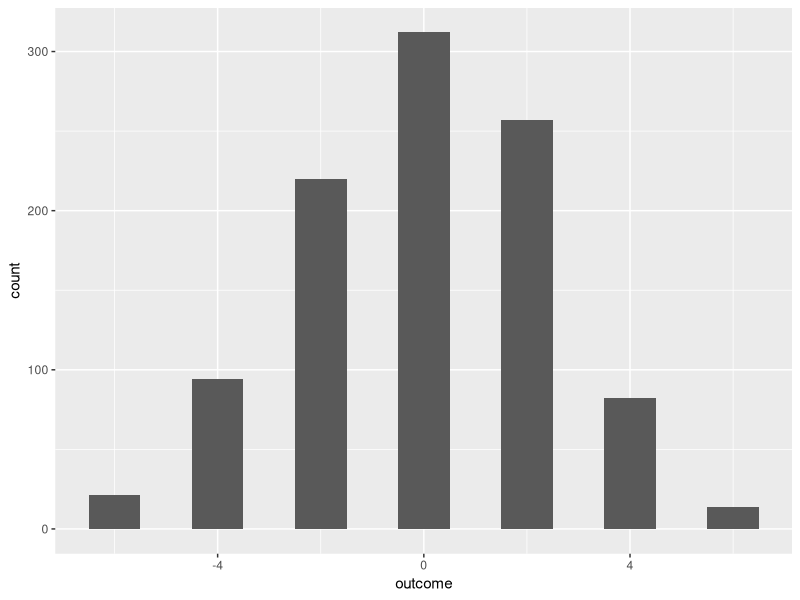
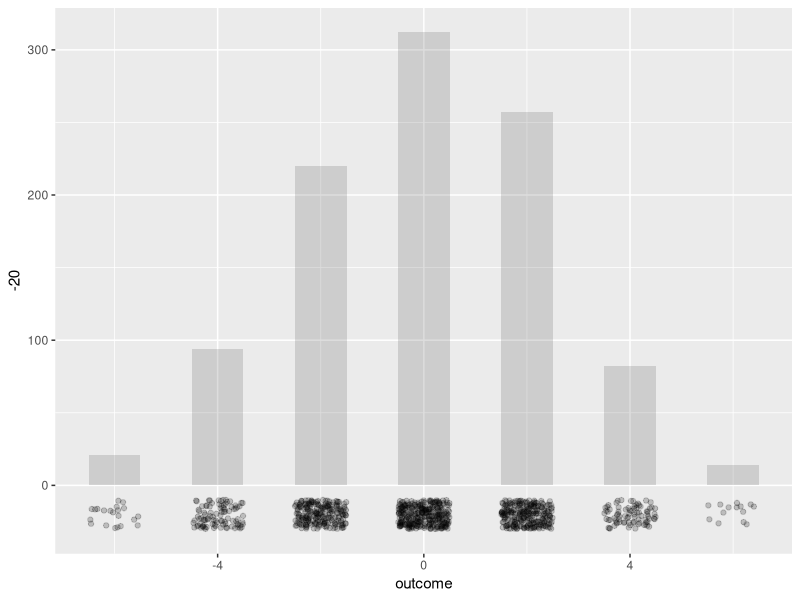
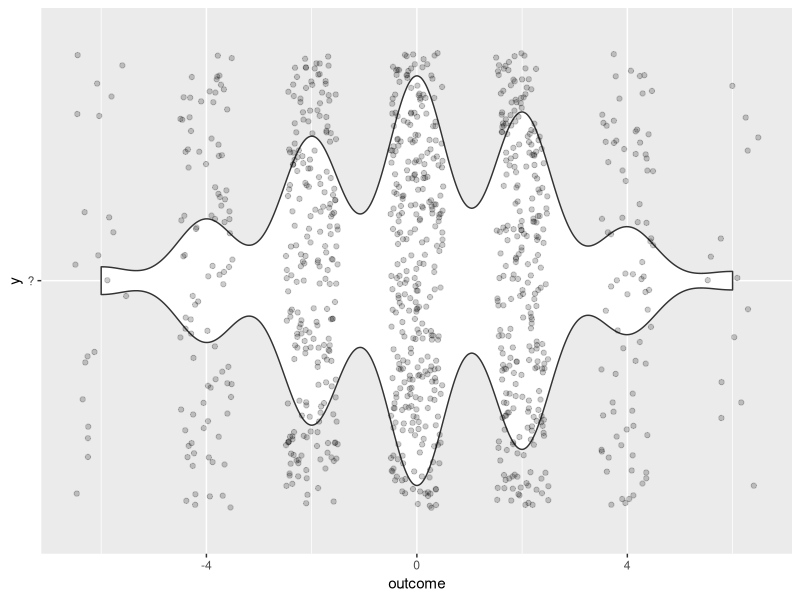

Write the R code that produced these figures, in order.
## ---- chunk 1
#| output: false
library(tidyverse) # loading for the pipe operator mainly
## ---- chunk 2
#| echo: true
# Pick a random variable (note: rounding is only for the presentation)
rnorm(5, mean = 0, sd = 1) %>% round(2) # Normal random variable (r.v)
sample(letters[1:10], size = 3, replace = TRUE) # sample from a vector
sample(c(1, -1), size = 1, replace = TRUE) # galton r.v
## ---- chunk 3
#| echo: true
#' calculate sum of `n` random variables
galton_sum <- function(n) {
  galton_series <- sample(c(1, -1), size = n, replace = TRUE)
  sum(galton_series)
}

# each run gives a different outcome
galton_sum(5) ; galton_sum(5); galton_sum(5)
## ---- chunk 4
#| echo: true
galton_simulation <- 
  tibble(
    run_number = 1:10,
    outcome = 
      replicate(n = length(run_number), 
                expr = galton_sum(6))
  ) %>% 
  print()
## ---- chunk 5
#| echo: true
galton_simulation <- 
  tibble(
    run_number = 1:1e3,
    outcome = 
      replicate(n = length(run_number), 
                expr = galton_sum(6))
  )
## ---- chunk 6
#| echo: true
ggplot(galton_simulation, mapping = aes(outcome)) +
  
  geom_histogram(binwidth = 1, center = 0)
## ---- chunk 7
#| echo: true
ggplot(galton_simulation, mapping = aes(x = outcome)) +
  
  geom_histogram(binwidth = 1, center = 0, alpha = 0.2) + 
  geom_jitter(aes(y = -20), 
              position = position_jitter(width = 0.5, height = 10),
              alpha = 0.2)
## ---- chunk 8
#| echo: true
ggplot(galton_simulation, mapping = aes(x = outcome, y = '?')) +
  
  geom_violin() + 
  # geom_histogram(binwidth = 1, center = 0, alpha = 0.2) + 
  geom_jitter(position = position_jitter(width = 0.5, height = .5),
              alpha = 0.2)

